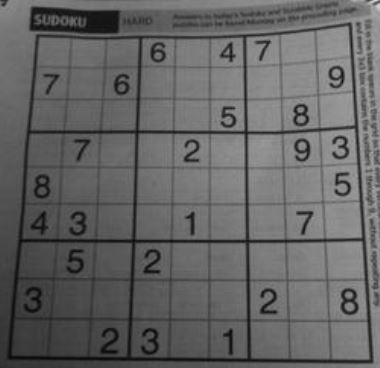
#> input picture learning opencv2/data/sudoku.jpg, 380 x 368 px
$ python 4_image_processing.py
#> lines starting #> are read from the running program, lines starting #| are printed output that depends on the picture
# 4.opencv图像处理
# 改变颜色空间、图像的几何变换、图像阈值、图像平滑、形态转换、图像梯度、canny边缘检测、图像金字塔、opencv中的轮廓、
# 轮廓特征、轮廓属性、轮廓分层、直方图、傅里叶变换、模板匹配、霍夫线变换、霍夫圈变换、图像分割与分水岭算法、交互式前景提取使用GrabCUT算法


import cv2
import numpy as np
from matplotlib import pyplot as plt

class ImageProcessing():
    def __init__(self, path_picture, path_video, path_picture2):
        self.path_picture = path_picture
        self.path_video = path_video
        self.path_picture2 = path_picture2

    # 常用BGR→灰色空间（cv2.COLOR_BGR2GRAY），BGR→HSV(cv2.COLOR_BGR2HSV)
    # [105 lines left out: functions change_color, image_transform, image_threshold, not called in this run]
    # otsu二值化避免了必须选择一个值并自动确定它的情况


    def image_filter(self):
        '''    2D卷积（图像过滤）/图像模糊（图像平滑）/      '''
        '''
        blur = cv2.blur(img, (5,5))         # 平均
        blur = cv2.GaussianBlur(img, (5,5), 0)          # 高斯模糊
        median = cv2.medianBlur(img, 5)                 # 中值滤波
        blur = cv2.bilateralFilter(img, 9, 75, 75)      # 双边滤波
        '''


        img = cv2.imread(self.path_picture2)
#> img is the input picture: shape (368, 380, 3); min 7, max 216, mean 100.3
        kernel = np.ones((5,5), np.float32) / 25
        img_filter = cv2.filter2D(img, -1, kernel)
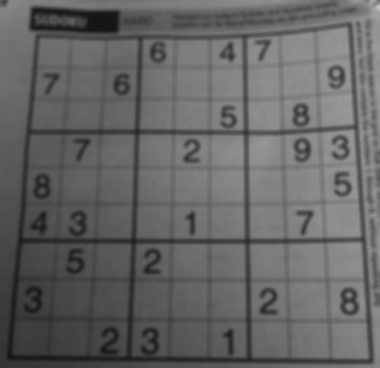
#> img_filter: shape (368, 380, 3); min 20, max 197, mean 100.3
        plt.subplot(121), plt.imshow(img), plt.title('original'), plt.xticks([]), plt.yticks([])
        plt.subplot(122), plt.imshow(img_filter), plt.title('averaging'), plt.xticks([]), plt.yticks([])
        plt.show()
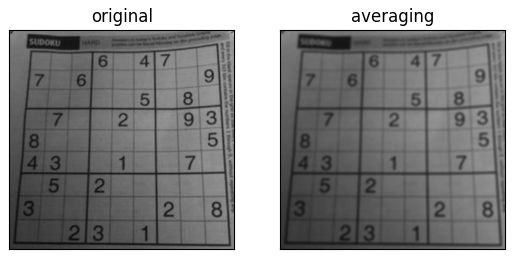
#> figure drawn by matplotlib, 2 panels

    # [6 lines left out: function image_morphological_transformations, not called in this run]


if __name__ == '__main__':
    path_picture = './data/meixi.jpg'
    path_video = './data/cs4.mp4'
    path_picture2 = './data/sudoku.jpg'
    image_processing = ImageProcessing(path_picture, path_video, path_picture2)
    # image_processing.change_color()       # 改变色彩
    # image_processing.image_transform()    # 图像几何变换
    # image_processing.image_threshold()    # 图像阈值
    image_processing.image_filter()         # 图像平滑
